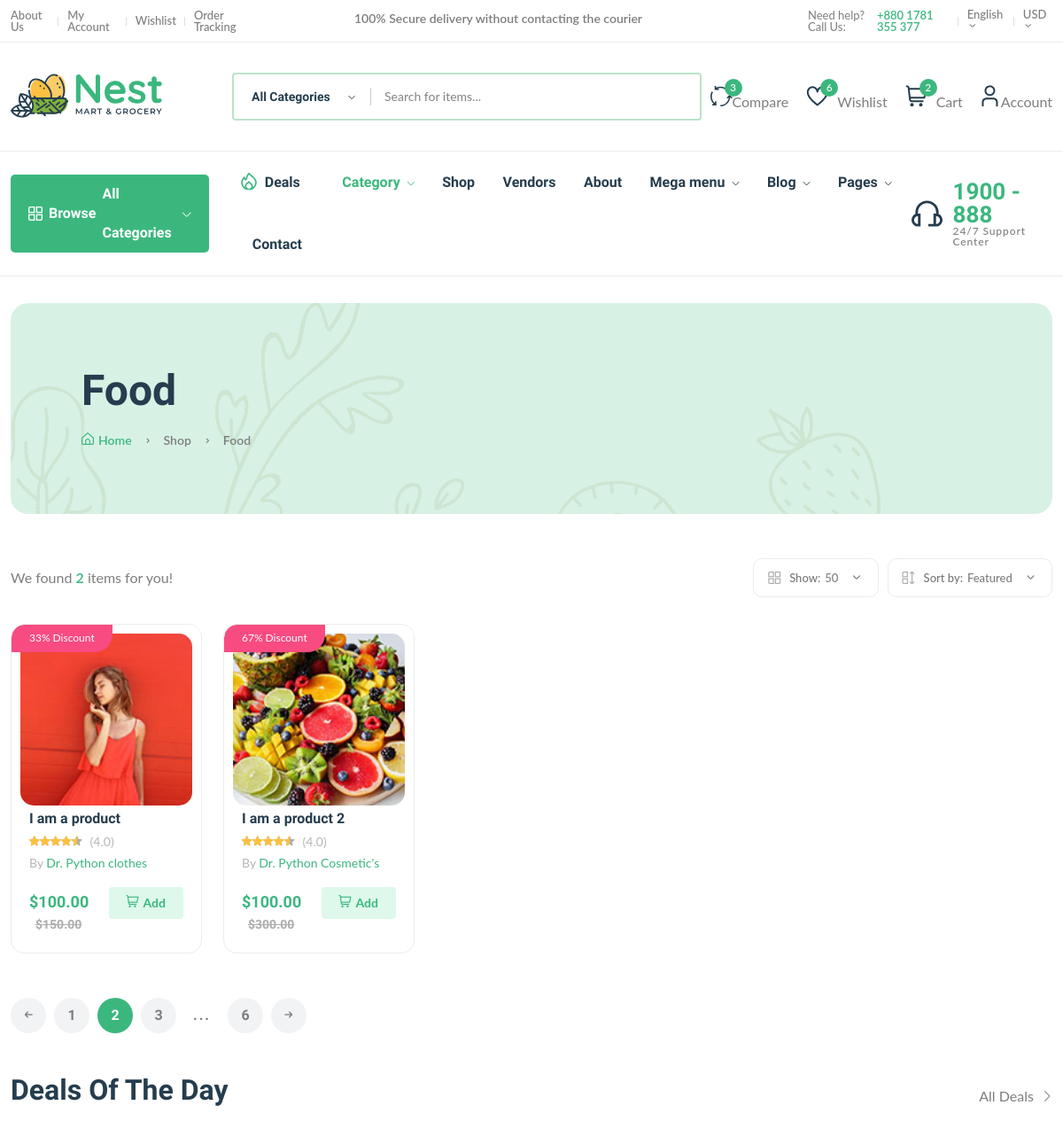
The app's page /category/cat116klg6pl0/ (upper part), older data.
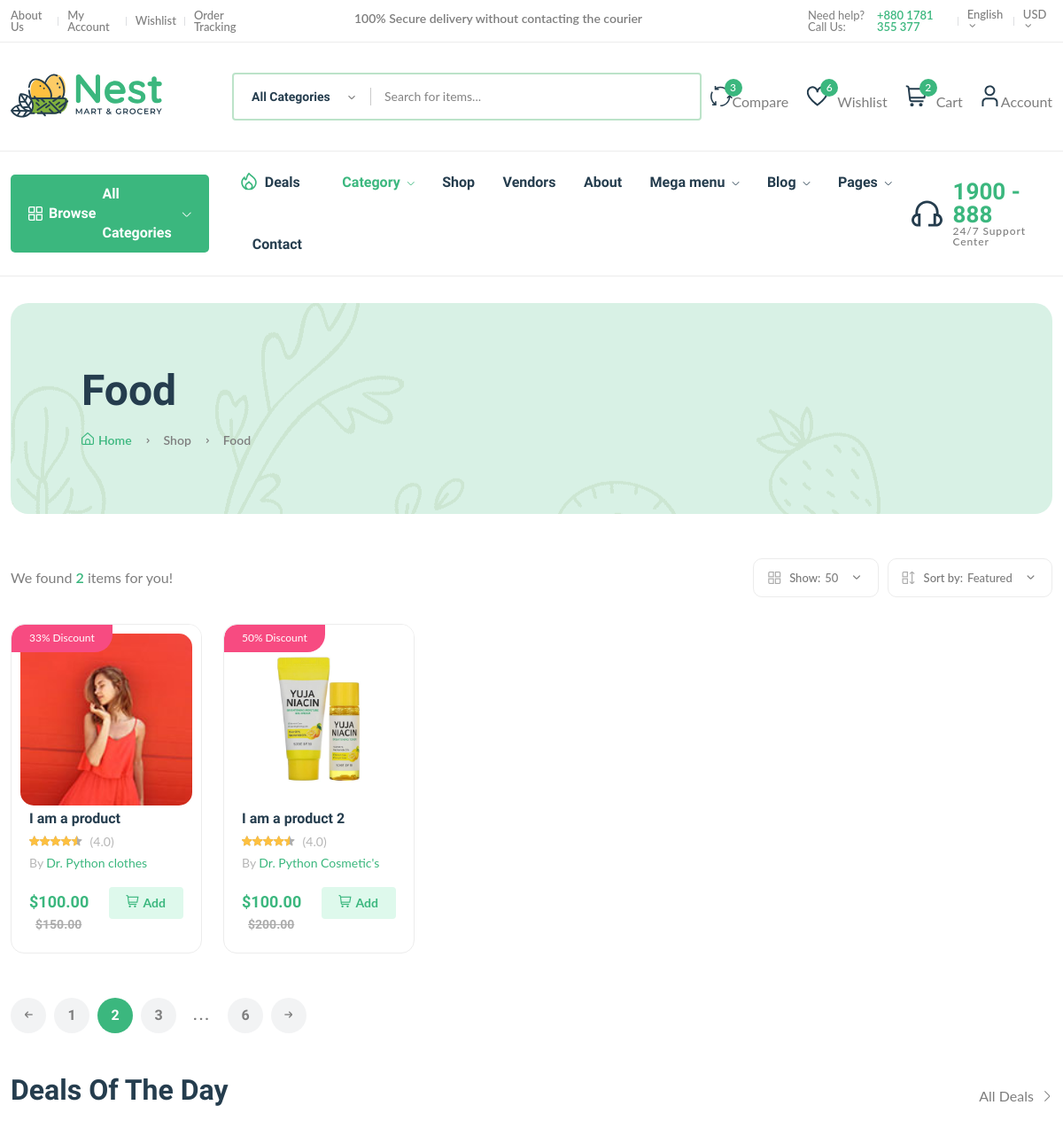
The same page, newer data.
### core/models.py (models this page shows, shortened)
class Product(models.Model):
    pid = ShortUUIDField(unique=True, length=10, max_length=20, prefix='prd', alphabet='abcdefghijklmnop1234567890')
    user = models.ForeignKey(User, on_delete=models.SET_NULL, null=True)
    vendor = models.ForeignKey(Vendor, on_delete=models.SET_NULL, null=True, related_name='vendor')
    category = models.ForeignKey(Category, on_delete=models.SET_NULL, null=True, related_name='category')
    title = models.CharField(max_length=100, default = 'I am a product')
    image = models.ImageField(upload_to=user_directory_path, default='product.jpg')
    description = RichTextUploadingField(null=True, blank=True, default='I am an ammezing product')
    price = models.DecimalField(max_digits=9999, decimal_places=2, default=100)
    old_price = models.DecimalField(max_digits=9999, decimal_places=2, default=120)
    tags = TaggableManager(blank=True)
    spacifications = RichTextUploadingField(null=True, blank=True)
    type = models.CharField(max_length=100, default = 'Organic')
    stock_count = models.CharField(max_length=100, default = '10')
    life = models.CharField(max_length=100, default = '100 Days')
    mfd = models.DateTimeField(auto_now_add=False, null=True, blank=True)
    product_status = models.CharField(choices=STATUS, max_length=20, default="in-review")
    status = models.BooleanField(default=True)
    in_stock = models.BooleanField(default=True)
    fetured = models.BooleanField(default=False)
    digital = models.BooleanField(default=False)
    sku = ShortUUIDField(unique=True, length=5, max_length=10, prefix='sku', alphabet='1234567890')
    date = models.DateTimeField(auto_now_add=True)
    updated = models.DateTimeField(null=True, blank=True)
    class Meta:
        verbose_name = 'Product'
        verbose_name_plural = 'Products'
    def get_parcentage(self):
        discount = (self.old_price-self.price)*100/self.old_price
        return discount

class Vendor(models.Model):
    vid = ShortUUIDField(unique=True, length=10, max_length=20, prefix='ven', alphabet='abcdefghijklmnop1234567890')
    title = models.CharField(max_length=100, default = 'I am a vendor')
    image = models.ImageField(upload_to=user_directory_path, default='vendor.jpg')
    description = models.TextField(null=True, blank=True, default='I am an ammezing vendor')
    user = models.ForeignKey(User, on_delete=models.SET_NULL, null=True)
    address = models.CharField(max_length=100, default='Bottrish, Kishoreganj')
    contact = models.CharField(max_length=100, default='+880 1781 355 377')
    chat_res_time = models.CharField(max_length=100, default='100')
    shipping_on_time = models.CharField(max_length=100, default='100')
    authenticate_rating = models.CharField(max_length=100, default='100')
    days_return = models.CharField(max_length=100, default='100')
    warranty_period = models.CharField(max_length=100, default='100')
    joined = models.DateField(auto_now_add=True, null= True, blank=True)
    class Meta:
        verbose_name = 'Vendor'
        verbose_name_plural = 'Vendors'
    def __str__(self):
        return self.title

### core/views.py (the view)
# urls.py: path('category/<cid>/', product_cat_wise, name='product-list-cat-wise'),
def product_cat_wise(request, cid):
    category = Category.objects.get(cid=cid)
    products = Product.objects.filter( product_status='published', category=category, status=True)
    context = {
        'category': category,
        'products': products
    }
    return render(request, 'core/product-category-list.html', context)

### core/context_processors.py (called while the page is built)
def default(request):
    categories = Category.objects.all()
    cat1 = Category.objects.all()[::2]
    cat2 = Category.objects.all()[1::2]
    return {
        'categories': categories,
        'cat1': cat1,
        'cat2': cat2,
    }

### templates/core/product-category-list.html (shortened to what the changed rows need)
{% extends 'core/partial/base.html' %}
{% load static %}
{% block content %}
    <main class="main">
        <div class="page-header mt-30 mb-50">
            <div class="container">
                <div class="archive-header">
                    <div class="row align-items-center">
                        <div class="col-xl-3">
                            <h1 class="mb-15">{{category.title}}</h1>
                        </div>
                    </div>
                </div>
            </div>
        </div>
        <div class="container mb-30">
            <div class="row">
                <div class="col-12">
                    <div class="row product-grid">
                        {% for product in products %}
                        <div class="col-lg-1-5 col-md-4 col-12 col-sm-6">
                            <div class="product-cart-wrap mb-30">
                                <div class="product-img-action-wrap">
                                    <div class="product-img product-img-zoom">
                                        <a href="shop-product-right.html">
                                            <img class="default-img" src="{{product.image.url}}" alt="" />
                                        </a>
                                    </div>
                                    <div class="product-badges product-badges-position product-badges-mrg">
                                        <span class="hot">{{ product.get_parcentage|floatformat:0 }}% Discount</span>
                                    </div>
                                </div>
                                <div class="product-content-wrap">
                                    <h2><a href="shop-product-right.html">{{product.title}}</a></h2>
                                    <div class="product-rate-cover">
                                        <div class="product-rate d-inline-block">
                                            <div class="product-rating" style="width: 90%"></div>
                                        </div>
                                        <span class="font-small ml-5 text-muted"> (4.0)</span>
                                    </div>
                                    <div>
                                        <span class="font-small text-muted">By <a href="vendor-details-1.html">{{product.vendor}}</a></span>
                                    </div>
                                    <div class="product-card-bottom">
                                        <div class="product-price">
                                            <span>${{product.price}}</span>
                                            <span class="old-price">${{product.old_price}}</span>
                                        </div>
                                        <div class="add-cart">
                                            <a class="add" href="shop-cart.html"><i class="fi-rs-shopping-cart mr-5"></i>Add </a>
                                        </div>
                                    </div>
                                </div>
                            </div>
                        </div>
                        {% endfor %}
                    </div>
                </div>
            </div>
        </div>
    </main>
{% endblock content %}

Row changes from the older to the newer data that the page shows:
changed Product "I am a product 2": image: a different picture; get_parcentage "67" → "50"; old_price "300.00" → "200.00"
